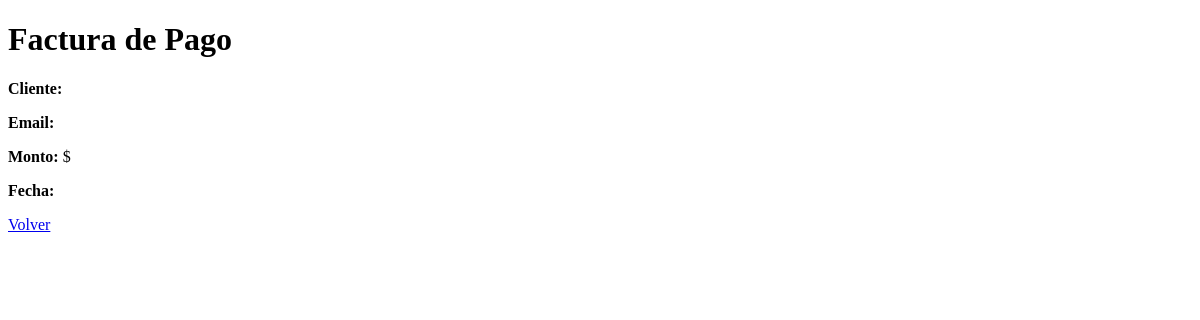
Before: /factura/1 with the older database file.
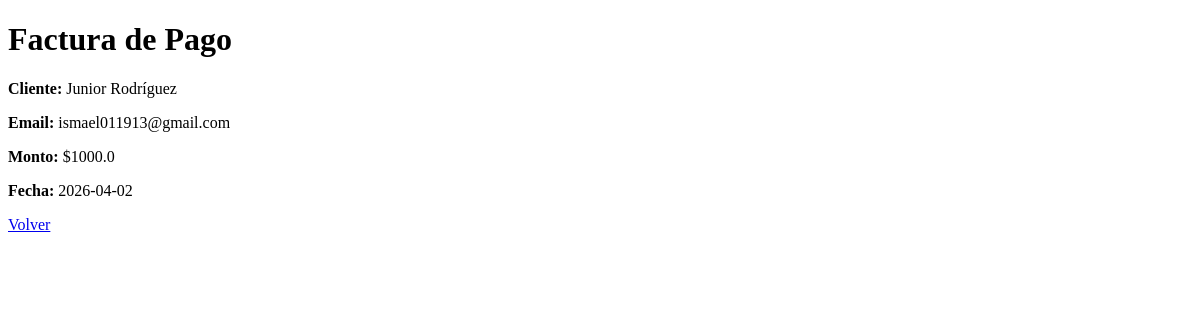
After: the same page with the newer database file.
### tables this page shows
CREATE TABLE facturas (
            id INTEGER PRIMARY KEY AUTOINCREMENT,
            cliente_id INTEGER,
            nombre TEXT,
            email TEXT,
            monto REAL,
            fecha DATE
        );

### app.py (the view)
@app.route("/factura/<int:id>")
def factura(id):
    conn = get_db()
    factura = conn.execute(
        "SELECT * FROM facturas WHERE cliente_id = ?", (id,)
    ).fetchone()
    conn.close()
    return render_template("factura.html", factura=factura)

### app.py (called while the page is built)
def get_db():
    conn = sqlite3.connect("gym.db")
    conn.row_factory = sqlite3.Row
    return conn

### templates/factura.html (shortened to what this page needs)
<!DOCTYPE html>
<html lang="es">
<head>
</head>
<body>
<h1>Factura de Pago</h1>
<p><strong>Cliente:</strong> {{ factura.nombre }}</p>
<p><strong>Email:</strong> {{ factura.email }}</p>
<p><strong>Monto:</strong> ${{ factura.monto }}</p>
<p><strong>Fecha:</strong> {{ factura.fecha }}</p>
<a href="/">Volver</a>
</body>
</html>

Changed rows visible on the page:
added facturas: nombre "Junior Rodríguez", email "ismael011913@gmail.com", monto "1000.0", fecha "2026-04-02"
